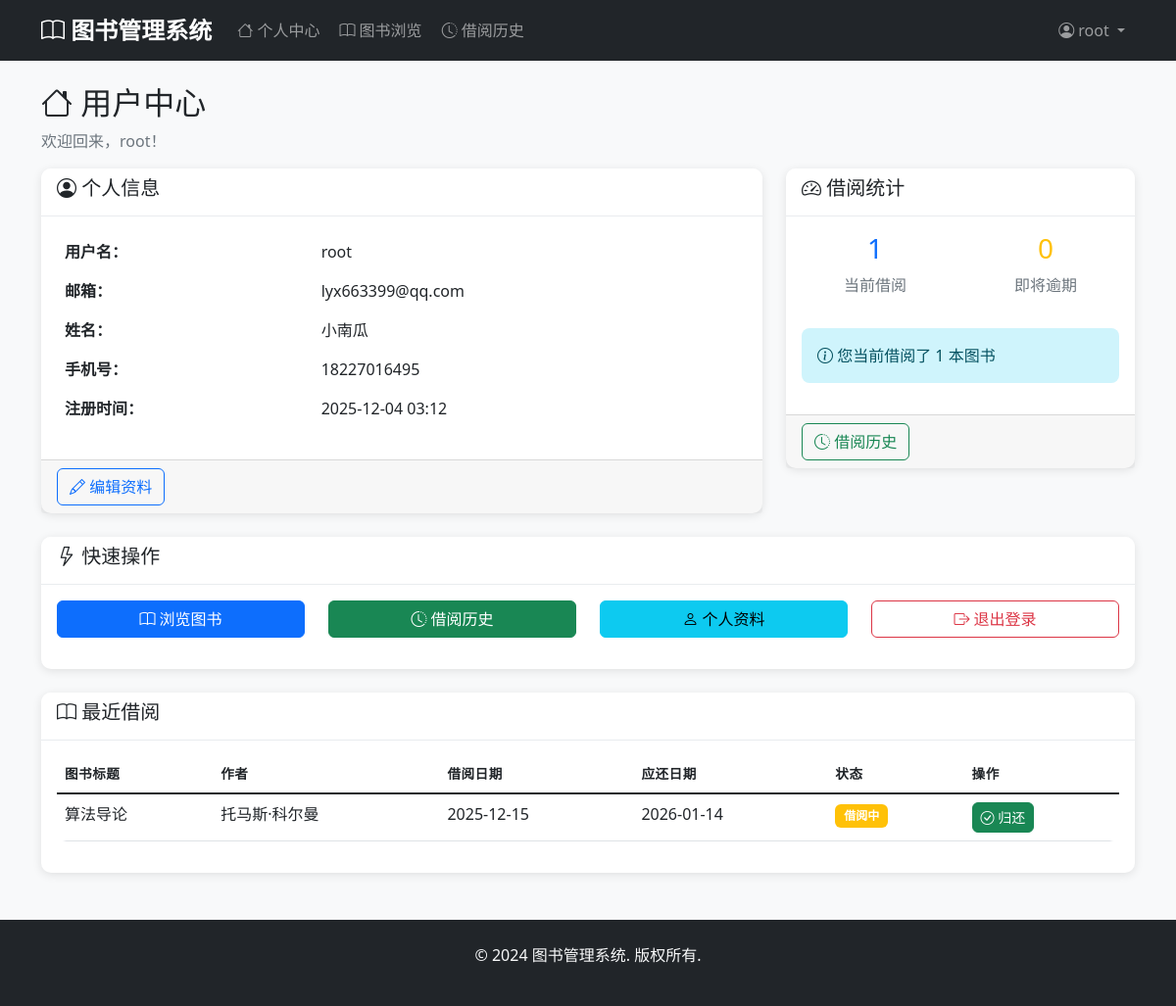
Before: /user/dashboard (signed in) with the older database file.
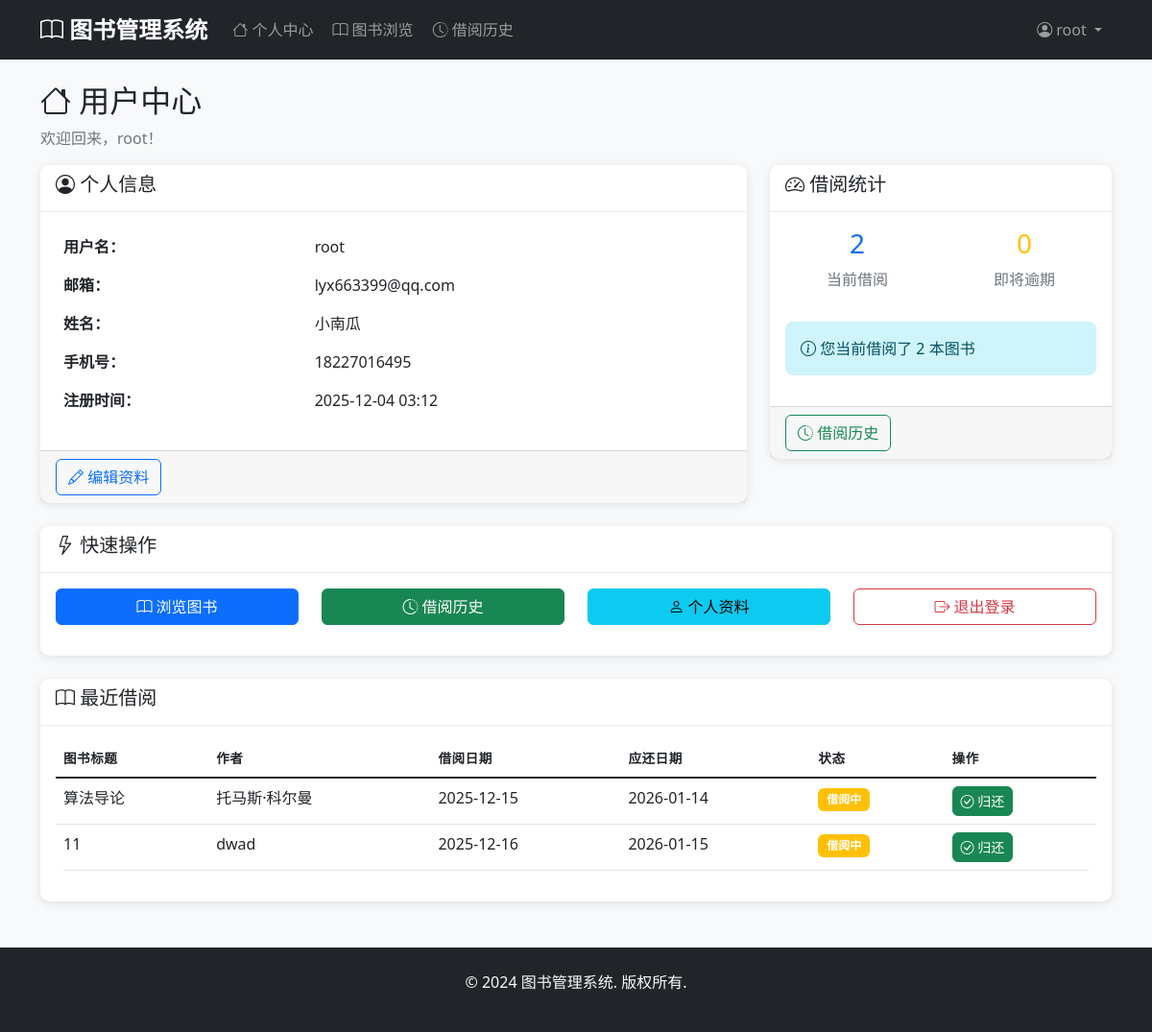
After: the same page with the newer database file.
### models.py (models this page shows, shortened)
class BorrowRecord(db.Model):
    __tablename__ = 'borrow_records'
    id = db.Column(db.Integer, primary_key=True)
    user_id = db.Column(db.Integer, db.ForeignKey('users.id'), nullable=False)
    book_id = db.Column(db.Integer, db.ForeignKey('books.id'), nullable=False)
    borrow_date = db.Column(db.DateTime, default=datetime.utcnow)
    due_date = db.Column(db.DateTime, nullable=False)
    return_date = db.Column(db.DateTime)
    status = db.Column(db.String(20), default='borrowed')  # borrowed, returned, overdue
    created_at = db.Column(db.DateTime, default=datetime.utcnow)
    def is_overdue(self):
        if self.return_date:
            return False
        return datetime.utcnow() > self.due_date

class Book(db.Model):
    __tablename__ = 'books'
    id = db.Column(db.Integer, primary_key=True)
    title = db.Column(db.String(200), nullable=False)
    author = db.Column(db.String(100), nullable=False)
    isbn = db.Column(db.String(20), unique=True, nullable=False)
    publisher = db.Column(db.String(100))
    publication_date = db.Column(db.Date)
    quantity = db.Column(db.Integer, default=1)
    available_quantity = db.Column(db.Integer, default=1)
    description = db.Column(db.Text)
    category_id = db.Column(db.Integer, db.ForeignKey('categories.id'), nullable=False)
    created_at = db.Column(db.DateTime, default=datetime.utcnow)
    updated_at = db.Column(db.DateTime, default=datetime.utcnow, onupdate=datetime.utcnow)
    borrow_records = db.relationship('BorrowRecord', backref='book', lazy=True)

### app.py (the view)
@app.route('/user/dashboard')
@login_required
def user_dashboard():
    if current_user.__class__.__name__ == 'Admin':
        flash('您是管理员，已跳转到管理员页面', 'info')
        return redirect(url_for('admin_dashboard'))
    user_borrows = BorrowRecord.query.filter_by(user_id=current_user.id, status='borrowed').limit(5).all()
    overdue_records = BorrowRecord.query.filter_by(user_id=current_user.id, status='borrowed').filter(BorrowRecord.due_date < datetime.utcnow()).count()
    total_borrows = BorrowRecord.query.filter_by(user_id=current_user.id, status='borrowed').count()
    return render_template('user/dashboard.html',
                         user_borrows=user_borrows,
                         overdue_count=overdue_records,
                         total_borrows=total_borrows)

### app.py (called while the page is built)
@login_manager.user_loader
def load_user(user_id):
    try:
        user_id = int(user_id)
        admin = Admin.query.get(user_id)
        if admin:
            return admin
        user = User.query.get(user_id)
        return user
    except (ValueError, TypeError):
        return None

### templates/user/dashboard.html (shortened to what the changed rows need)
{% extends "base.html" %}
{% block content %}
<div class="row">
    <div class="col-12">
        <h2><i class="bi bi-house"></i> 用户中心</h2>
    </div>
</div>
<div class="row mb-4">
    <div class="col-md-4">
        <div class="card">
            <div class="card-body">
                <div class="row text-center">
                    <div class="col-md-6">
                        <h3 class="text-primary">{{ total_borrows }}</h3>
                        <p class="text-muted">当前借阅</p>
                    </div>
                    <div class="col-md-6">
                    </div>
                </div>
                {% if total_borrows > 0 %}
                <div class="alert alert-info mt-3">
                    <i class="bi bi-info-circle"></i>
                    您当前借阅了 {{ total_borrows }} 本图书
                </div>
                {% endif %}
            </div>
        </div>
    </div>
</div>
{% if user_borrows %}
<div class="row mt-4">
    <div class="col-12">
        <div class="card">
            <div class="card-body">
                <div class="table-responsive">
                    <table class="table table-hover">
                        <thead>
                            <tr>
                                <th>图书标题</th>
                                <th>作者</th>
                                <th>借阅日期</th>
                                <th>应还日期</th>
                                <th>状态</th>
                                <th>操作</th>
                            </tr>
                        </thead>
                        <tbody>
                            {% for record in user_borrows %}
                            <tr>
                                <td>{{ record.book.title }}</td>
                                <td>{{ record.book.author }}</td>
                                <td>{{ record.borrow_date.strftime('%Y-%m-%d') }}</td>
                                <td>{{ record.due_date.strftime('%Y-%m-%d') }}</td>
                                <td>
                                    {% if record.status == 'borrowed' %}
                                        {% if record.is_overdue() %}
                                            <span class="badge bg-danger">已逾期</span>
                                        {% else %}
                                            <span class="badge bg-warning">借阅中</span>
                                        {% endif %}
                                    {% elif record.status == 'returned' %}
                                        <span class="badge bg-success">已归还</span>
                                    {% endif %}
                                </td>
                                <td>
                                    {% if record.status == 'borrowed' %}
                                        <a href="{{ url_for('return_book', record_id=record.id) }}"
                                           class="btn btn-sm btn-success"
                                           onclick="return confirm('确定要归还《{{ record.book.title }}》吗？')">
                                            <i class="bi bi-check-circle"></i> 归还
                                        </a>
                                    {% endif %}
                                </td>
                            </tr>
                            {% endfor %}
                        </tbody>
                    </table>
                </div>
            </div>
        </div>
    </div>
</div>
{% endif %}
{% endblock %}

Changed rows visible on the page:
added BorrowRecord: book "11", book.author "dwad", borrow_date "2025-12-16", due_date "2026-01-15", status "借阅中"
Other visible differences:
{{ total_borrows }}: "1" → "2"
